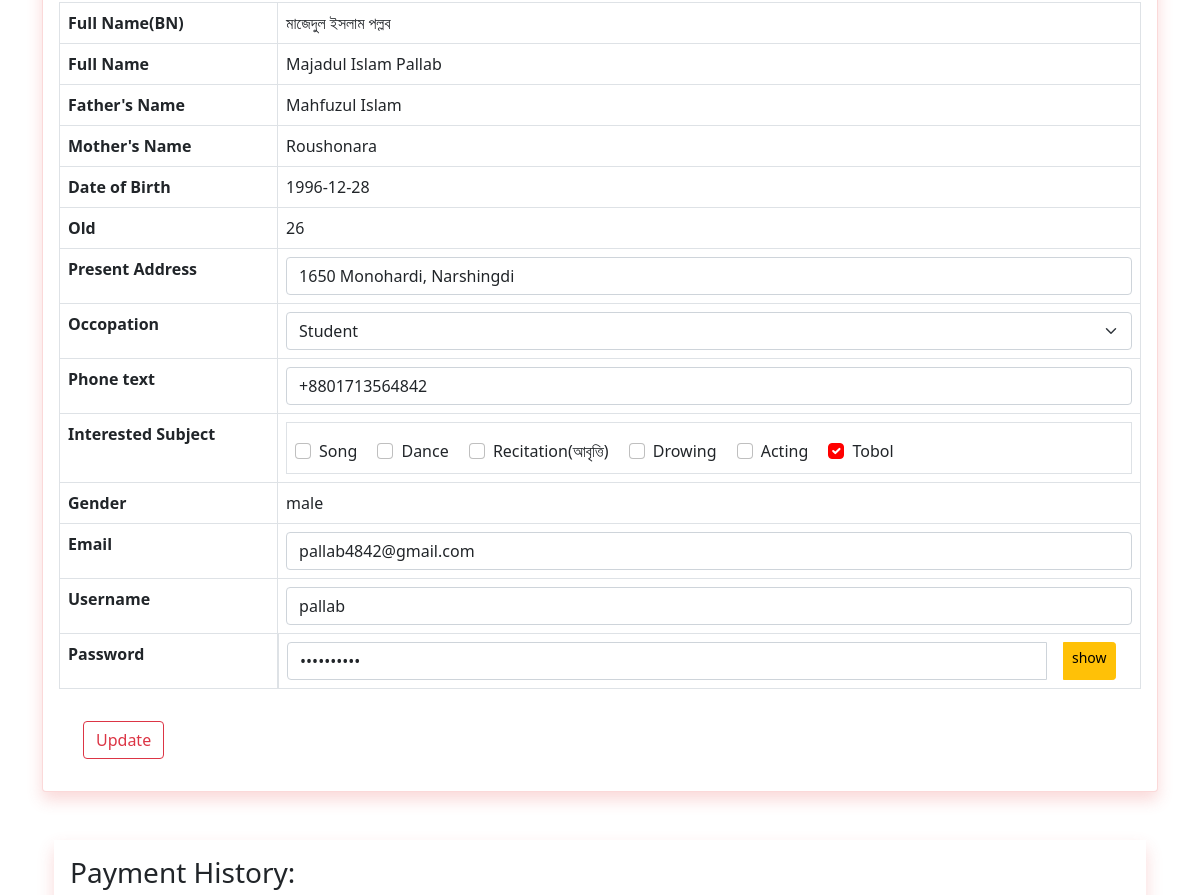
Page /pages/edit.php?edit_id=udc-stu-0002 (signed in, middle part) on the earlier database version.
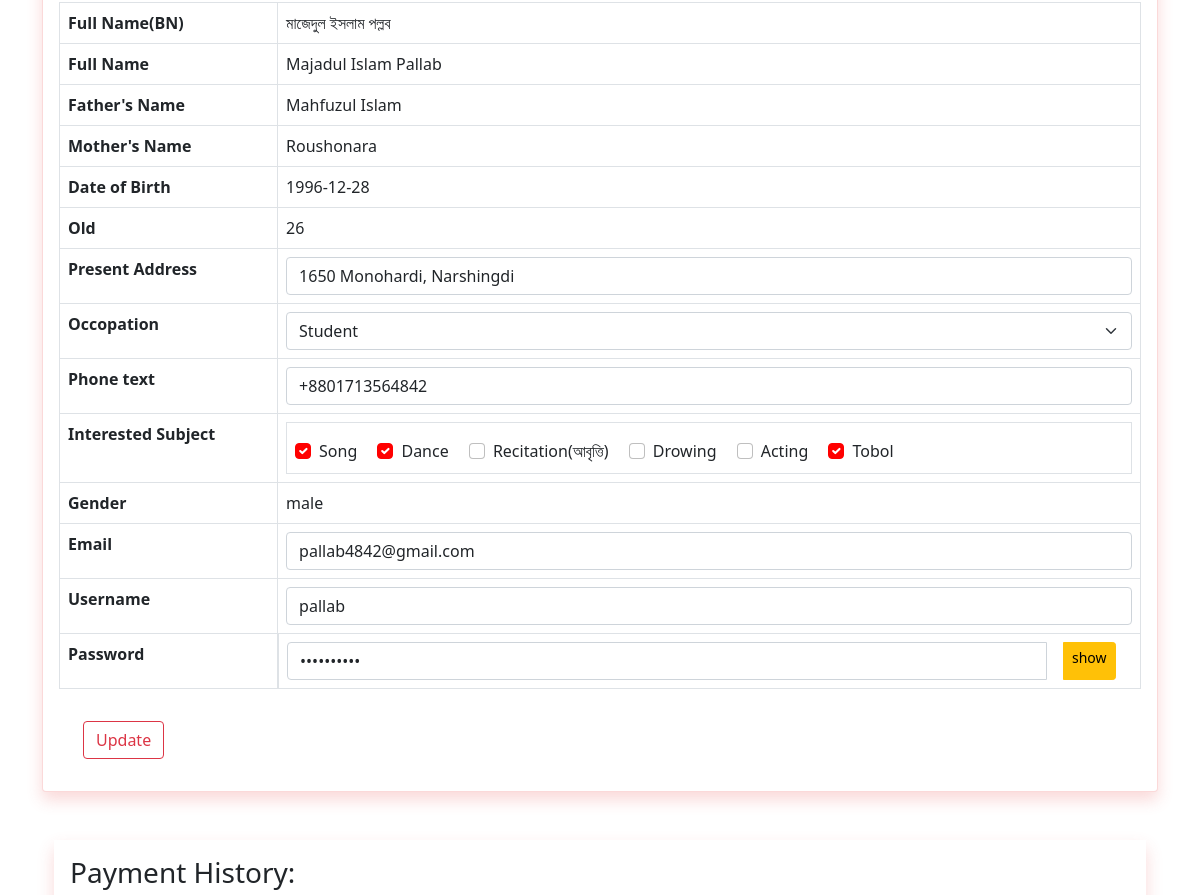
Same page on the later database version.
### tables this page shows
CREATE TABLE `students` (
  `id` int(11) NOT NULL,
  `stu_id` varchar(12) DEFAULT 'udc-stu-',
  `full_name` varchar(225) NOT NULL,
  `full_name_bn` varchar(500) NOT NULL,
  `father_name` varchar(225) NOT NULL,
  `mother_name` varchar(225) NOT NULL,
  `present_address` varchar(555) NOT NULL,
  `date_of_birth` varchar(30) NOT NULL,
  `age` int(3) NOT NULL,
  `occupation` varchar(225) NOT NULL,
  `phone` varchar(20) NOT NULL,
  `interested_subject` varchar(50) NOT NULL,
  `gender` varchar(10) NOT NULL,
  `email` varchar(225) NOT NULL,
  `username` varchar(225) NOT NULL,
  `password` varchar(225) NOT NULL,
  `photo` varchar(225) NOT NULL,
  `status` tinyint(1) NOT NULL DEFAULT 1,
  `trash` tinyint(1) NOT NULL DEFAULT 0,
  `created_at` timestamp NOT NULL DEFAULT current_timestamp(),
  `updated_at` timestamp NULL DEFAULT NULL
);

### pages/edit.php (the view, shortened to what the changed rows need)
<?php
		include_once('../config.php');
		$edit_id = $_GET['edit_id'] ?? $_GET['get_stu_id'] ?? "";
?>
<!DOCTYPE html>
<html lang="en">
<head>
  <link rel="stylesheet" href="https://cdn.jsdelivr.net/npm/bootstrap-icons@1.3.0/font/bootstrap-icons.css">
  <link href="../assects/css/bootstrap.min.css" rel="stylesheet">
    <link rel="stylesheet" href="../assects/css/style.css">
   <link rel="stylesheet" href="../assects/css/responsive.css">
</head>
<body>
<?php
		$edit_sql = "SELECT * FROM students WHERE stu_id = '$edit_id'";
		$edit_result = mysqli_query($connect, $edit_sql) or die('edit query not run');
		$edit_row = mysqli_fetch_assoc($edit_result);
?>
	<?php
			if(mysqli_num_rows($edit_result) > 0) :
	?>
 	<div class="container">
		<div class="card my-5 shadow">
			<div class="card-body">
				<div class="user-info-table">
					<div class="table-responsive">
						<form action="" method="POST">
							<table class="table table-bordered">
							  <tbody>
							  	<tr>
							      	<th scope="row">Full Name(BN)</th>
							      	<td><?php echo $edit_row['full_name_bn'];?></td>
							    </tr>
							    <tr>
							      	<th scope="row">Full Name</th>
							      	<td><?php echo $edit_row['full_name'];?></td>
							    </tr>
							    <tr>
							      	<th scope="row">Father's Name</th>
							      	<td><?php echo $edit_row['father_name'];?></td>
							    </tr>
							    <tr>
							      	<th scope="row">Mother's Name</th>
							      	<td><?php echo $edit_row['mother_name'];?></td>
							    </tr>
							   <tr>
									<th scope="row">Date of Birth</th>
									<td><?php echo $edit_row['date_of_birth'];?></td>
								</tr>
								<tr>
									<th scope="row">Old</th>
									<td><?php echo $edit_row['age'];?></td>
								</tr>
								<tr>
									<th scope="row">Present Address</th>
									<td><input name="address" class="form-control" type="address" value="<?php echo $edit_row['present_address'];?>"></td>
								</tr>
								<tr>
									<th scope="row">Occopation</th>
									<td>
											<select class="form-select " name="occopation" id="">
												<option <?php echo ($edit_row['occupation'] ==='student') ? 'selected' : ' '; ?> value="student">Student</option>
											</select>
									</td>
								</tr>
								<tr>
									<th scope="row">Phone text</th>
									<td><input name="phone" class="form-control" type="tel" value="<?php echo $edit_row['phone'];?>"></td>
								</tr>
								<tr>
									<th scope="row">Interested Subject</th>
									<td>
										<?php
											$interested_sub_result = mysqli_query($connect, "SELECT `interested_subject` FROM `students` WHERE `stu_id` = '$edit_id'") or die('sub not run');
											$ister_row = mysqli_fetch_assoc($interested_sub_result);
											$ins_sub =  explode(", ",$ister_row['interested_subject']);
										?>
										<fieldset class="border p-2">
											<div class="form-check form-check-inline">
												<input class="form-check-input" type="checkbox" id="song" value="song" name="interested_sub[]"
													 <?php echo (in_array("song",$ins_sub)) ? 'checked' : " "; ?>
												>
												<label class="form-check-label" for="song">Song</label>
										  </div>
										  <div class="form-check form-check-inline">
												<input class="form-check-input" type="checkbox" size="30" id="dance" value="dance" name="interested_sub[]"
													<?php echo (in_array("dance",$ins_sub)) ? "checked" : " "; ?>
												>
												<label class="form-check-label" for="dance">Dance</label>
										  </div>
											<div class="form-check form-check-inline">
												<input class="form-check-input" type="checkbox" id="recitation" value="recitation" name="interested_sub[]"
														<?php echo (in_array("recitation",$ins_sub)) ? "checked" : " "; ?>
												>
												<label class="form-check-label" for="recitation">Recitation(আবৃত্তি)</label>
										  </div>
										  <div class="form-check form-check-inline">
												<input class="form-check-input" type="checkbox" id="drowing" value="drowing" name="interested_sub[]"
														<?php echo (in_array("drowing",$ins_sub)) ? "checked" : " "; ?>
												>
												<label class="form-check-label pe-auto" for="drowing">Drowing</label>
										  </div>
										  <div class="form-check form-check-inline">
												<input class="form-check-input" type="checkbox" id="acting" value="acting" name="interested_sub[]"
													<?php echo (in_array("acting",$ins_sub)) ? "checked" : " "; ?>
												>
												<label class="form-check-label" for="acting">Acting</label>
										  </div>
											<div class="form-check form-check-inline">
												<input class="form-check-input" type="checkbox" id="tobol" value="tobol" name="interested_sub[]"
													<?php echo (in_array("tobol",$ins_sub)) ? "checked" : " "; ?>
												>
												<label class="form-check-label" for="tobol">Tobol</label>
										  </div>
										</fieldset>
									</td>
								</tr>
								<tr>
									<th scope="row">Gender</th>
									<td>
												<?php echo $edit_row['gender']; ?>
									</td>
								</tr>
								<tr>
									<th scope="row">Email</th>
									<td><input name="email" class="form-control" type="email" value="<?php echo $edit_row['email'];?>">
									</td>
								</tr>
								<tr>
									<th scope="row">Username</th>
									<td><input name="username" class="form-control" type="text" value="<?php echo $edit_row['username'];?>">
									</td>
								</tr>
								<tr>
									<th scope="row">Password</th>
									<td class="input-group">
										<input name="password" class="form-control" id="pass" type="password" value="<?php echo $edit_row['password'];?>">
										<span id="btn" onclick="passHideShow()" class="btn btn-warning btn-sm mx-3">show</span>
									</td>
								</tr>
							  </tbody>
							</table>
							<input class="btn btn-outline-danger ms-4 my-3" type="submit" name="submit" value="Update">
						</form>
					</div>
				</div>
			</div>
		</div>
		<div class="container">
		<div class="shadow px-3 py-3 my-5">
			<h3>Payment History:</h3>
		</div>
	</div>
	</div>
<?php else :
		echo "<h3 class='text-center py-5'>Pleae Search with \"studetn id\" </h3>";
		endif;
	?>
</body>
</html>

Differences in the rows shown:
changed students "মাজেদুল ইসলাম পল্লব": interested_subject "☐" → "☑"
